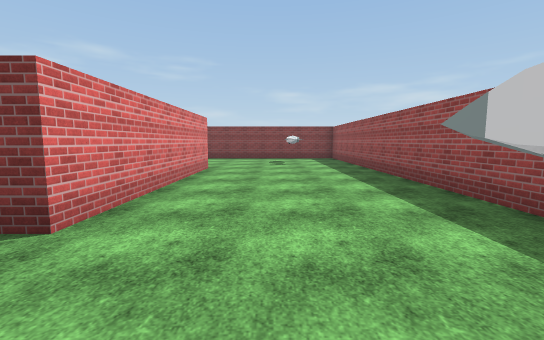
[1] (above)

16 first-person views from a walk through a scene from a Unity 3-D project. The camera is 1.5 m above the floor, tilts 6° down and sees 90° across. The floor is counted in squares, 2 m on a side. Each view is taken from the middle of a square. On the plan, view 1 faces up. The plan holds only what a view shows up to about 10 squares ahead; the rest is blank. The place goes on beyond the plan. The player character is not drawn. Some surface patterns are stand-ins.

[2]
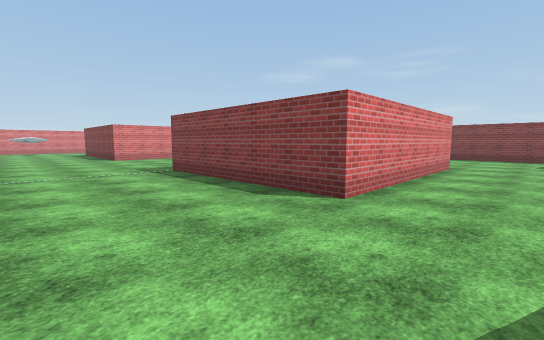

[3]
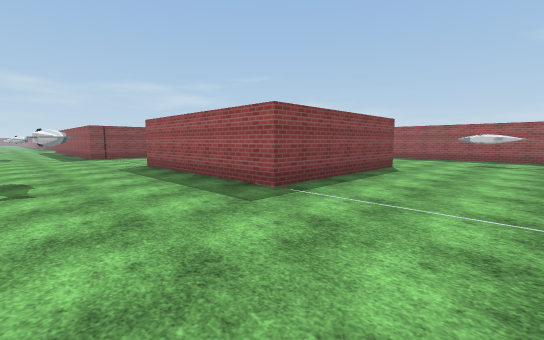

[4]
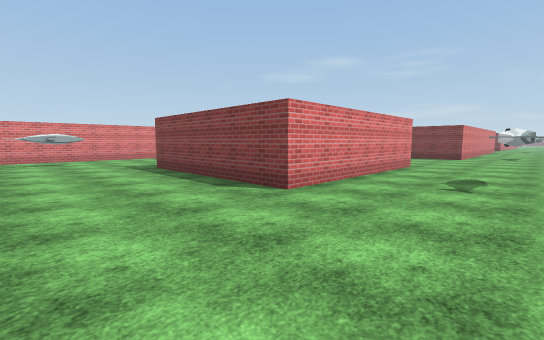

[5]
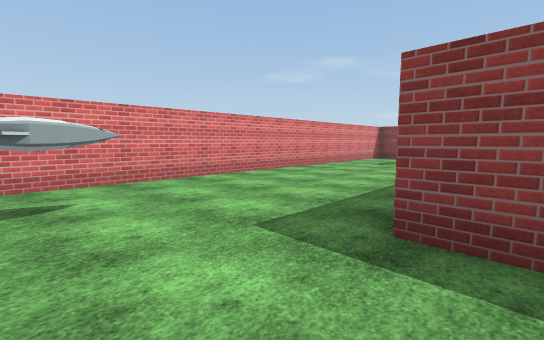

[6]
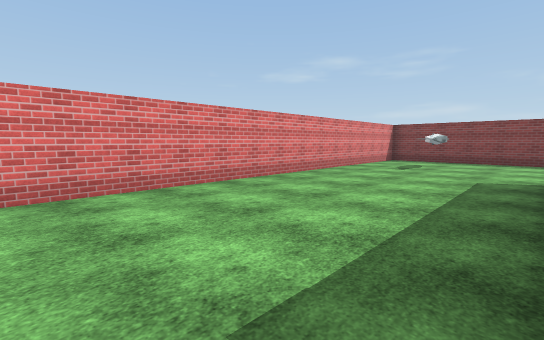

[7]
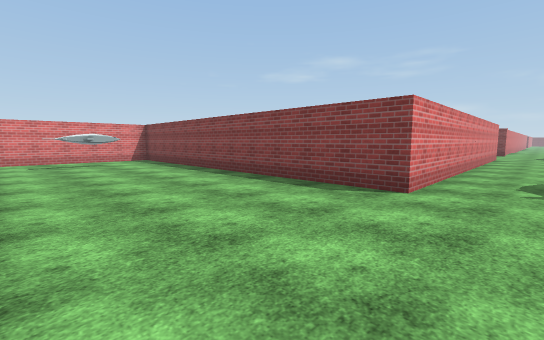

[8]
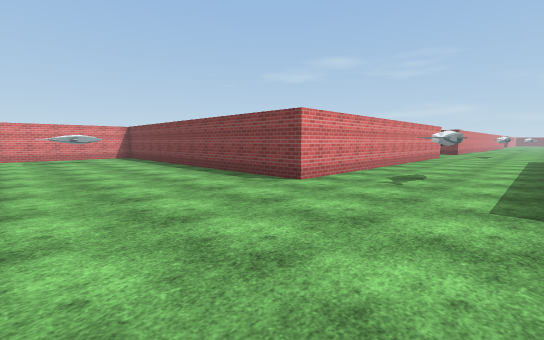

[9]
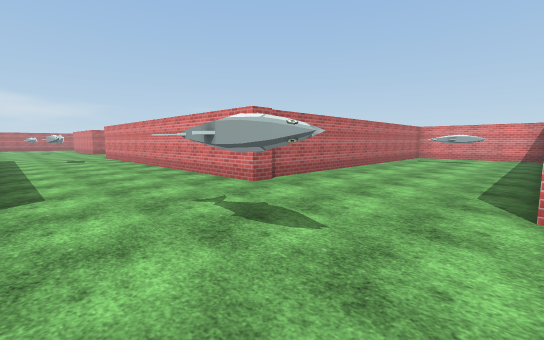

[10]
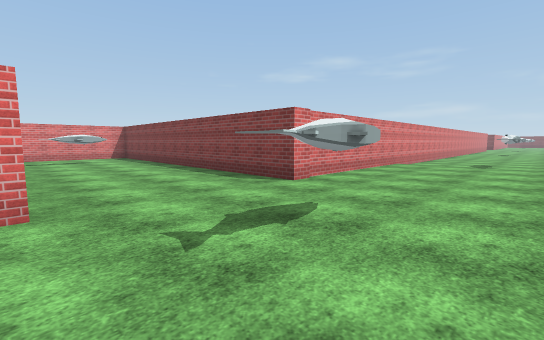

[11]
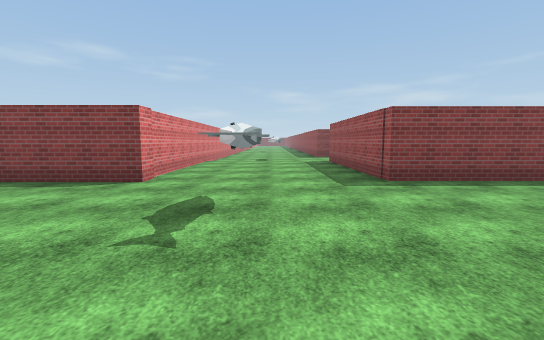

[12]
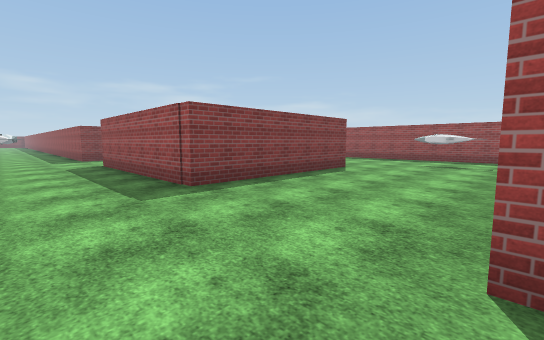

[13]
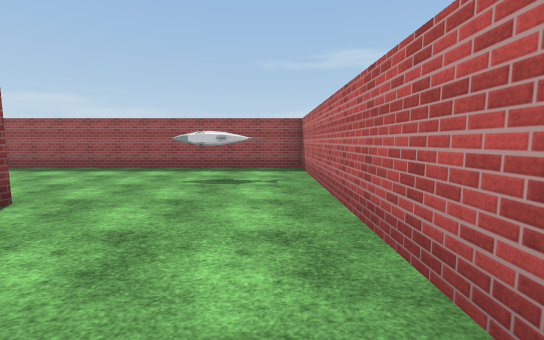

[14]
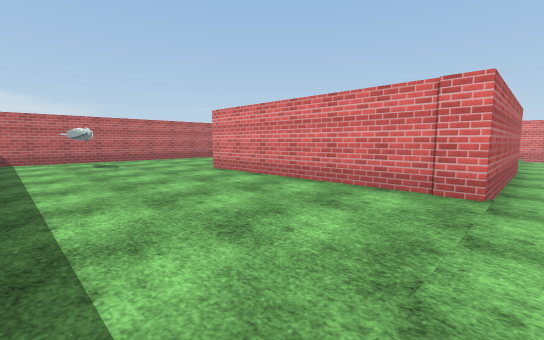

[15]
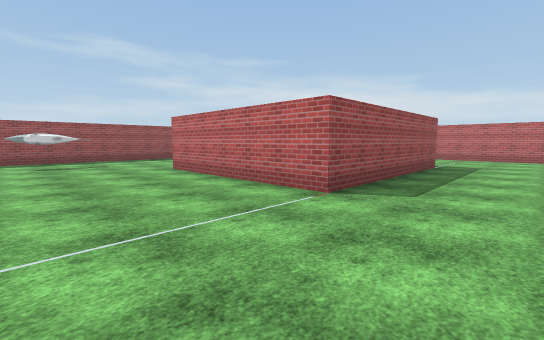

[16]
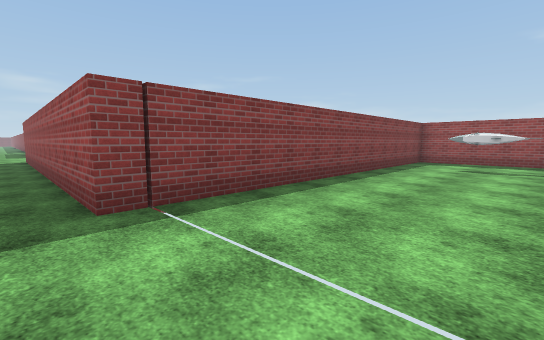

### Floor plan
Key: @ floor where view 1 was taken; # wall or solid block; . main floor; - floor 0.25 m lower than the main floor; O other object.
Columns run from 22 left of view 1 to 3 right of it. Each row starts with its distance up from view 1.
 32           #--------------
 31           #.....#####....#
 30           #.....#   #....#
 29           #.....#   #....#
 28           #.....#   #....#
 27           #.....#   #....#
 26 #   #######.....#####....#
 25 #............O.........O.#
 24 # .O.........O.........O.#
 23 #..O.....................#
 22     #######....#  ########
 21           #....#
 20           #....#
 19           #....#
 18           #....#
 17           #....#
 16           #....#
 15           #..O.#
 14           #..O.#
 13           #....#
 12   #########....###########
 11 #......................O.#
 10 #..O...................O.#
  9 #..O...................O.#
  8 #........................#
  7 #.....    #.....#####....#
  6 #.....    #..O..#   #....#
  5 #.....    #..O..#   #....#
  4 #.....    #..O..#   #....#
  3 #.....    #.....#   #....#
  2 #.....#####.....#####....
  1 #..O...................O.
  0 #..O..................@O.#
 -1 #..O.....................#
 -2              ##

Where each view was taken, in squares from view 1:
view 1: 0 up, 0 right, facing up
view 2: 1 down, 0 right, facing up-left
view 3: 1 down, 10 left, facing up-right
view 4: 1 down, 9 left, facing up-left
view 5: 0 up, 16 left, facing up-left
view 6: 1 up, 17 left, facing up-left
view 7: 8 up, 10 left, facing up-left
view 8: 8 up, 8 left, facing up-left
view 9: 26 up, 8 left, facing down-left
view 10: 22 up, 8 left, facing up-left
view 11: 21 up, 9 left, facing up
view 12: 22 up, 9 left, facing up-right
view 13: 23 up, 5 left, facing right
view 14: 32 up, 2 right, facing down-left
view 15: 11 up, 9 left, facing down-right
view 16: 9 up, 8 left, facing up-right
